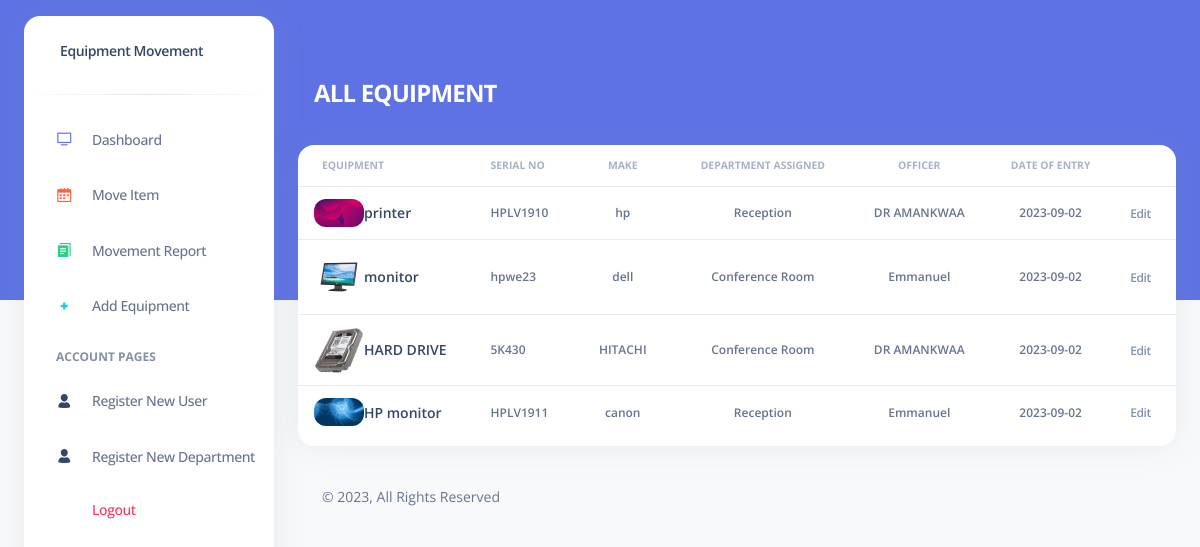
The app's page /pages/equipments.php (signed in) with its own data.
### tables this page shows
CREATE TABLE `equipment` (
  `id` int(11) NOT NULL,
  `serial` varchar(100) NOT NULL,
  `item` varchar(255) NOT NULL,
  `brand` varchar(50) NOT NULL,
  `department` varchar(50) NOT NULL,
  `officer` varchar(100) NOT NULL,
  `image` varchar(500) NOT NULL,
  `date` date NOT NULL
);

### pages/equipments.php (the view, shortened to what this page needs)
<?php
    $conn = mysqli_connect("localhost", "root", "", "equipments_db");
?>
<!DOCTYPE html>
<html lang="en">
<head>
	<link href="../assets/css/nucleo-icons.css" rel="stylesheet" />
	<link href="../assets/css/nucleo-svg.css" rel="stylesheet" />
	<link href="../assets/css/nucleo-svg.css" rel="stylesheet" />
	<link id="pagestyle" href="../assets/css/argon-dashboard.css?v=2.0.4" rel="stylesheet" />
</head>
<body class="g-sidenav-show   bg-gray-100">
	<?php include('aside.php'); ?>
	<main class="main-content position-relative border-radius-lg ">
		<div class="row">
			<div class="col-12">
				<div class="p-3 m-3">
				</div>
			</div>
		</div>
		<nav class="navbar navbar-main navbar-expand-lg px-0 mx-4 shadow-none border-radius-xl " id="navbarBlur" data-scroll="false">
			<div class="container-fluid py-1 px-3">
				<nav aria-label="breadcrumb">
					<h4 class="font-weight-bolder text-white mb-0 text-uppercase">ALL EQUIPMENT</h4>
				</nav>
			</div>
		</nav>
		<div class="container-fluid py-4">
			<div class="row">
				<div class="col-12">
					<div class="card mb-4">
						<div class="card-body px-0 pt-0 pb-2">
							<div class="table-responsive p-0">
								<table class="table align-items-center mb-0">
									<thead>
										<tr>
											<th class="text-uppercase text-secondary text-xxs font-weight-bolder opacity-7">Equipment</th>
											<th class="text-uppercase text-secondary text-xxs font-weight-bolder opacity-7 ps-2">Serial No</th>
											<th class="text-center text-uppercase text-secondary text-xxs font-weight-bolder opacity-7">Make</th>
											<th class="text-center text-uppercase text-secondary text-xxs font-weight-bolder opacity-7">Department Assigned</th>
											<th class="text-center text-uppercase text-secondary text-xxs font-weight-bolder opacity-7">Officer</th>
											<th class="text-center text-uppercase text-secondary text-xxs font-weight-bolder opacity-7">Date of Entry</th>
											<th class="text-secondary opacity-7"></th>
										</tr>
									</thead>
									<tbody>
										<?php
											$sql = "SELECT * FROM equipment ORDER BY id DESC";
											$result = mysqli_query($conn, $sql);
											if (mysqli_num_rows($result) > 0) {
											 while($row = mysqli_fetch_assoc($result)) {
										?>
										<tr>
											<td>
												<div class="d-flex px-2 py-1">
													<div>
														<img src="uploads/<?php echo $row['image'];?>"alt="Country flag" class="border-radius-lg" style="width:50px;">
													</div>
													<div class="d-flex flex-column justify-content-center">
														<h6 class="mb-0 text-sm"><?php echo $row['item'];?></h6>
													</div>
												</div>
											</td>
											<td>
												<p class="text-xs font-weight-bold mb-0"><?php echo $row['serial'];?></p>
											</td>
											<td class="align-middle text-center text-sm">
												<p class="text-xs font-weight-bold mb-0"><?php echo $row['brand'];?></p>
											</td>
											<td class="align-middle text-center">
												<p class="text-xs font-weight-bold mb-0"><?php echo $row['department'];?></p>
											</td>
											<td class="align-middle text-center">
												<p class="text-xs font-weight-bold mb-0"><?php echo $row['officer'];?></p>
											</td>
											<td class="align-middle text-center">
												<p class="text-xs font-weight-bold mb-0"><?php echo $row['date'];?></p>
											</td>
											<td class="align-middle">
												<a href="javascript:;" class="text-secondary font-weight-bold text-xs" data-toggle="tooltip" data-original-title="Edit user">
													Edit
												</a>
											</td>
										</tr>
										<?php
										}
									} else {
										echo "No equipment moved.";
									}
								?>
										</tbody>
								</table>
							</div>
						</div>
					</div>
				</div>
			</div>
			<footer class="footer pt-3  ">
				<div class="container-fluid">
					<div class="row align-items-center justify-content-lg-between">
						<div class="col-lg-6 mb-lg-0 mb-4">
							<div class="copyright text-center text-sm text-muted text-lg-start">
								© ,
								All Rights Reserved
							</div>
						</div>
						</div>
				</div>
			</footer>
		</div>
	</main>
</body>
</html>

### pages/aside.php (shortened to what this page needs)
<aside class="sidenav bg-white navbar navbar-vertical navbar-expand-xs border-0 border-radius-xl my-3 fixed-start ms-4 " id="sidenav-main">
		<div class="sidenav-header">
			<a class="navbar-brand m-0" href="#" target="_blank">
				<span class="ms-1 font-weight-bold">Equipment Movement</span>
			</a>
		</div>
		<hr class="horizontal dark mt-0">
		<div class="collapse navbar-collapse w-auto" id="sidenav-collapse-main">
			<ul class="navbar-nav">
				<li class="nav-item">
					<a class="nav-link " href="../pages/dashboard.php">
						<div class="icon icon-shape icon-sm border-radius-md text-center me-2 d-flex align-items-center justify-content-center">
							<i class="ni ni-tv-2 text-primary text-sm opacity-10"></i>
						</div>
						<span class="nav-link-text ms-1">Dashboard</span>
					</a>
				</li>
				<li class="nav-item">
					<a class="nav-link " href="../pages/move.php">
						<div class="icon icon-shape icon-sm border-radius-md text-center me-2 d-flex align-items-center justify-content-center">
							<i class="ni ni-calendar-grid-58 text-warning text-sm opacity-10"></i>
						</div>
						<span class="nav-link-text ms-1">Move Item</span>
					</a>
				</li>
				<li class="nav-item">
					<a class="nav-link " href="../pages/all-equipment.php">
						<div class="icon icon-shape icon-sm border-radius-md text-center me-2 d-flex align-items-center justify-content-center">
							<i class="ni ni-single-copy-04 text-success text-sm opacity-10"></i>
						</div>
						<span class="nav-link-text ms-1">Movement Report</span>
					</a>
				</li>
				<li class="nav-item">
					<a class="nav-link " href="../pages/add-equipment.php">
						<div class="icon icon-shape icon-sm border-radius-md text-center me-2 d-flex align-items-center justify-content-center">
							<i class="ni ni-fat-add text-info text-sm opacity-10"></i>
						</div>
						<span class="nav-link-text ms-1">Add Equipment</span>
					</a>
				</li>
				<li class="nav-item mt-3">
					<h6 class="ps-4 ms-2 text-uppercase text-xs font-weight-bolder opacity-6">Account pages</h6>
				</li>
				<li class="nav-item">
					<a class="nav-link" href="../pages/new-user.php">
						<div class="icon icon-shape icon-sm border-radius-md text-center me-2 d-flex align-items-center justify-content-center">
							<i class="ni ni-single-02 text-dark text-sm opacity-10"></i>
						</div>
						<span class="nav-link-text ms-1">Register New User</span>
					</a>
				</li>
				<li class="nav-item">
					<a class="nav-link" href="../pages/add-dept.php">
						<div class="icon icon-shape icon-sm border-radius-md text-center me-2 d-flex align-items-center justify-content-center">
							<i class="ni ni-single-02 text-dark text-sm opacity-10"></i>
						</div>
						<span class="nav-link-text ms-1">Register New Department</span>
					</a>
					<a class="nav-link" href="../pages/logout.php">
						<div class="icon icon-shape icon-sm border-radius-md text-center me-2 d-flex align-items-center justify-content-center">
						</div>
						<span class="nav-link-text ms-1 text-danger">Logout</span>
					</a>
				</li>
			</ul>
		</div>
	</aside>

### assets/css/nucleo-svg.css (style rules this page uses)
.icon { display: inline-block; color: #111111; height: 1em; width: 1em; }
.icon-sm { height: 0.8em; width: 0.8em; }
.icon { fill: currentColor; stroke: none; }

### records on screen
equipment: image (picture), item "printer", serial "HPLV1910", brand "hp", department "Reception", officer "DR AMANKWAA", date "2023-09-02"
equipment: image (picture), item "monitor", serial "hpwe23", brand "dell", department "Conference Room", officer "Emmanuel", date "2023-09-02"
equipment: image (picture), item "HARD DRIVE", serial "5K430", brand "HITACHI", department "Conference Room", officer "DR AMANKWAA", date "2023-09-02"
equipment: image (picture), item "HP monitor", serial "HPLV1911", brand "canon", department "Reception", officer "Emmanuel", date "2023-09-02"
